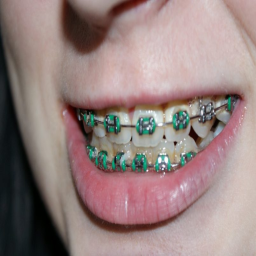
#> input picture crop_mouth/failureGT/33_real.png, 256 x 256 px, found by its file name
$ python matchingHistogram.py   (older library calls are emulated)
#> lines starting #> are read from the running program, lines starting #| are printed output that depends on the picture
#> further down, source is the input picture: shape (256, 256, 3); mean B, G, R 127.2, 129.2, 149.3
import numpy as np
from matplotlib import pyplot as plt
import cv2
import scipy.misc
import os, glob
from PIL import Image

def averageMultiImage(path):
#> called with path = './crop_mouth/successGT/*.png'
    list_images = [cv2.imread(file) for file in glob.glob(path)]
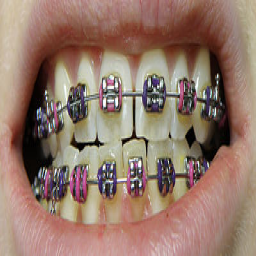
#> input picture crop_mouth/successGT/0_real.png, 256 x 256 px
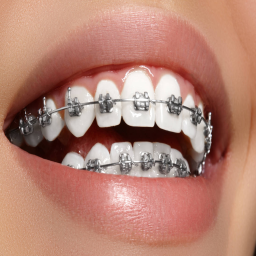
#> input picture crop_mouth/successGT/100_real.png, 256 x 256 px
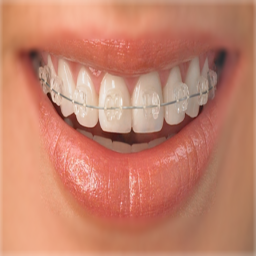
#> input picture crop_mouth/successGT/101_real.png, 256 x 256 px
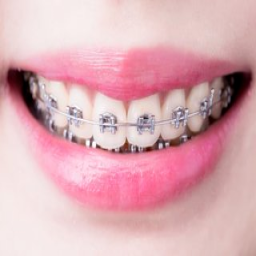
#> input picture crop_mouth/successGT/10_real.png, 256 x 256 px
#> list_images = 4 items

    # Assuming all images are the same size, get dimensions of first image
    w, h = 256, 256
    N = len(list_images)
#> N = 4

    # Create a numpy array of floats to store the average (assume RGB images)
    arr = np.zeros((h, w, 3), np.float)

    # Build up average pixel intensities, casting each image as an array of floats
    for image in list_images:

        imarr = np.array(image, dtype=np.float)
        arr = arr + imarr
#> this loop made 4 passes
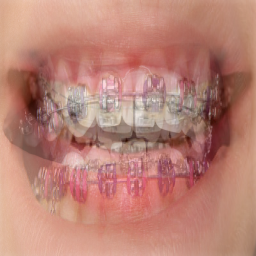
#> arr: shape (256, 256, 3) float64; mean B, G, R 509.5, 553.6, 745.4; drawn with min black and max white
    arr = arr / N
    print(N)
#| 4
    # Round values in array and cast as 16-bit integer
    arr = np.array(np.round(arr), dtype=np.uint16)
#> further down, template is the input picture: shape (256, 256, 3); mean B, G, R 180.8, 172.9, 219.8

    # Generate, save and preview final image
    return arr


def hist_norm(source, template):

    olddtype = source.dtype
    oldshape = source.shape
#> oldshape = (256, 256, 3)
    source = source.ravel()
    template = template.ravel()

    s_values, bin_idx, s_counts = np.unique(
        source, return_inverse=True, return_counts=True
    )
#> s_values = 255 values from 0 to 255; s_counts = 255 values, max 2644 at index 186, min 3 at index 237, mean 771
    t_values, t_counts = np.unique(template, return_counts=True)
#> t_values = 255 values from 0 to 255; t_counts = 255 values, max 4184 at index 245, min 48 at index 31, mean 771
    s_quantiles = np.cumsum(s_counts).astype(np.float64)
#> s_quantiles = 255 values from 1069 to 196608
    s_quantiles /= s_quantiles[-1]
#> s_quantiles = 255 values from 0.00544 to 1
    t_quantiles = np.cumsum(t_counts).astype(np.float64)
#> t_quantiles = 255 values from 879 to 196608
    t_quantiles /= t_quantiles[-1]
#> t_quantiles = 255 values from 0.00447 to 1
    interp_t_values = np.interp(s_quantiles, t_quantiles, t_values)
#> interp_t_values = 255 values from 0.909 to 255
    interp_t_values = interp_t_values.astype(olddtype)
#> interp_t_values = 255 values from 0 to 255
    return interp_t_values[bin_idx].reshape(oldshape)
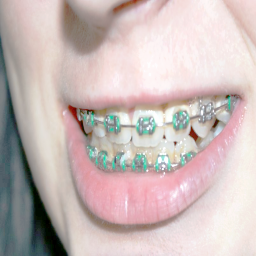
#> returned value: shape (256, 256, 3); mean of channels 0, 1, 2 184.6, 186.4, 201.2; drawn as B, G, R


# [42 lines left out: function hist_match, not called in this run]

def ecdf(x):
    """convenience function for computing the empirical CDF"""
    vals, counts = np.unique(x, return_counts=True)
#> vals = 255 values from 0 to 255; counts has the same summary as s_counts in hist_norm
    ecdf = np.cumsum(counts).astype(np.float64)
#> ecdf = 255 values from 1069 to 196608
    ecdf /= ecdf[-1]
#> ecdf = 255 values from 0.00544 to 1
    return vals, ecdf

# [9 lines left out: function arrayToImage, not called in this run]


source = cv2.imread("./crop_mouth/failureGT/33_real.png")
sink = averageMultiImage("./crop_mouth/successGT/*.png")
template = np.array(sink, dtype = np.uint8 )

template = cv2.imread("./crop_mouth/successGT/10_real.png")
matched = hist_norm(source, template)
cv2.imwrite("matched.png", matched)


x1, y1 = ecdf(source.ravel())
#> x1 = 255 values from 0 to 255; y1 = 255 values from 0.00544 to 1
x2, y2 = ecdf(template.ravel())
#> x2 = 255 values from 0 to 255; y2 = 255 values from 0.00447 to 1
x3, y3 = ecdf(matched.ravel())
#> x3 = 163 values from 0 to 255; y3 = 163 values from 0.00544 to 1

fig = plt.figure()
gs = plt.GridSpec(2, 3)
ax1 = fig.add_subplot(gs[0, 0])
ax2 = fig.add_subplot(gs[0, 1], sharex=ax1, sharey=ax1)
ax3 = fig.add_subplot(gs[0, 2], sharex=ax1, sharey=ax1)
ax4 = fig.add_subplot(gs[1, :])
for aa in (ax1, ax2, ax3):
    aa.set_axis_off()

ax1.imshow(cv2.cvtColor(source, cv2.COLOR_BGR2RGB))
ax1.set_title("Source")
ax2.imshow(cv2.cvtColor(template, cv2.COLOR_BGR2RGB))
ax2.set_title("template")
ax3.imshow(cv2.cvtColor(matched, cv2.COLOR_BGR2RGB))
ax3.set_title("Matched")

# [7 lines of commented-out code are left out]

ax4.plot(cv2.calcHist([source], [0], None, [256], [0, 256]), "-r",label="Source")
ax4.plot(cv2.calcHist([template], [0], None, [256], [0, 256]), "-b", label="Template")
ax4.plot(cv2.calcHist([matched], [0], None, [256], [0, 256]), "-g", label="Matched")
ax4.legend(loc=5)
plt.show()
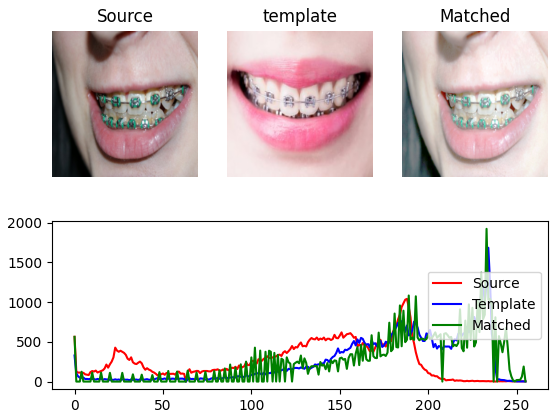
#> figure drawn by matplotlib, 4 panels; panel 4: curve peaks at x = 188, y = 1041; panel 4: curve peaks at x = 234, y = 1684; panel 4: curve peaks at x = 233, y = 1922
